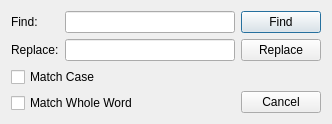
<?xml version="1.0" encoding="UTF-8"?>
<ui version="4.0">
 <class>FindReplace</class>
 <widget class="QDialog" name="FindReplace">
  <property name="geometry">
   <rect>
    <x>0</x>
    <y>0</y>
    <width>332</width>
    <height>112</height>
   </rect>
  </property>
  <property name="windowTitle">
   <string>Find and Replace</string>
  </property>
  <layout class="QHBoxLayout" name="horizontalLayout">
   <item>
    <layout class="QGridLayout" name="gridLayout">
     <item row="0" column="0">
      <widget class="QLabel" name="label">
       <property name="text">
        <string>Find:</string>
       </property>
      </widget>
     </item>
     <item row="0" column="1">
      <widget class="QLineEdit" name="lineEdit"/>
     </item>
     <item row="1" column="0">
      <widget class="QLabel" name="label_2">
       <property name="text">
        <string>Replace:</string>
       </property>
      </widget>
     </item>
     <item row="1" column="1">
      <widget class="QLineEdit" name="lineEdit_2"/>
     </item>
     <item row="2" column="0" colspan="2">
      <widget class="QCheckBox" name="checkBox">
       <property name="text">
        <string>Match Case</string>
       </property>
      </widget>
     </item>
     <item row="3" column="0" colspan="2">
      <widget class="QCheckBox" name="checkBox_2">
       <property name="text">
        <string>Match Whole Word</string>
       </property>
      </widget>
     </item>
    </layout>
   </item>
   <item>
    <layout class="QVBoxLayout" name="verticalLayout">
     <item>
      <widget class="QPushButton" name="pushButton">
       <property name="text">
        <string>Find</string>
       </property>
      </widget>
     </item>
     <item>
      <widget class="QPushButton" name="pushButton_2">
       <property name="text">
        <string>Replace</string>
       </property>
      </widget>
     </item>
     <item>
      <spacer name="verticalSpacer">
       <property name="orientation">
        <enum>Qt::Vertical</enum>
       </property>
       <property name="sizeHint" stdset="0">
        <size>
         <width>20</width>
         <height>40</height>
        </size>
       </property>
      </spacer>
     </item>
     <item>
      <widget class="QPushButton" name="pushButton_3">
       <property name="text">
        <string>Cancel</string>
       </property>
      </widget>
     </item>
    </layout>
   </item>
  </layout>
 </widget>
 <resources/>
 <connections/>
</ui>
